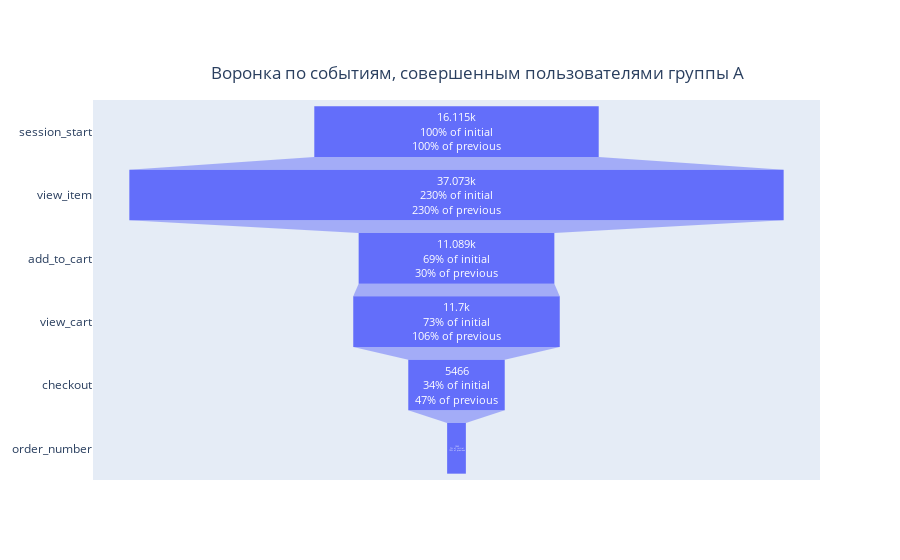

The code cell stored with this chart in its notebook:
### Code cell
# Строим график воронки
fig = go.Figure(go.Funnel(
        name = 'test',
        y = funnel_a['variable'],
        x = funnel_a['value'],
        textposition = "inside",
        textinfo = "value+percent previous+percent initial"))
fig.update_layout(
    title={
        'text': 'Воронка по событиям, совершенным пользователями группы А',
        'y':0.88,
        'x':0.53,
        'xanchor': 'center',
        'yanchor': 'top'},
    )
fig.show()

### Figure 1 — Plotly figure (JSON) as saved in the notebook; plotly's stock layout.template omitted (floating-point values rounded to 4 significant figures)
{"data": [{"name": "test", "textinfo": "value+percent previous+percent initial", "textposition": "inside", "type": "funnel", "x": [16115, 37073, 11089, 11700, 5466, 1062], "y": ["session_start", "view_item", "add_to_cart", "view_cart", "checkout", "order_number"]}], "layout": {"title": {"text": "Воронка по событиям, совершенным пользователями группы А", "x": 0.53, "xanchor": "center", "y": 0.88, "yanchor": "top"}}}
